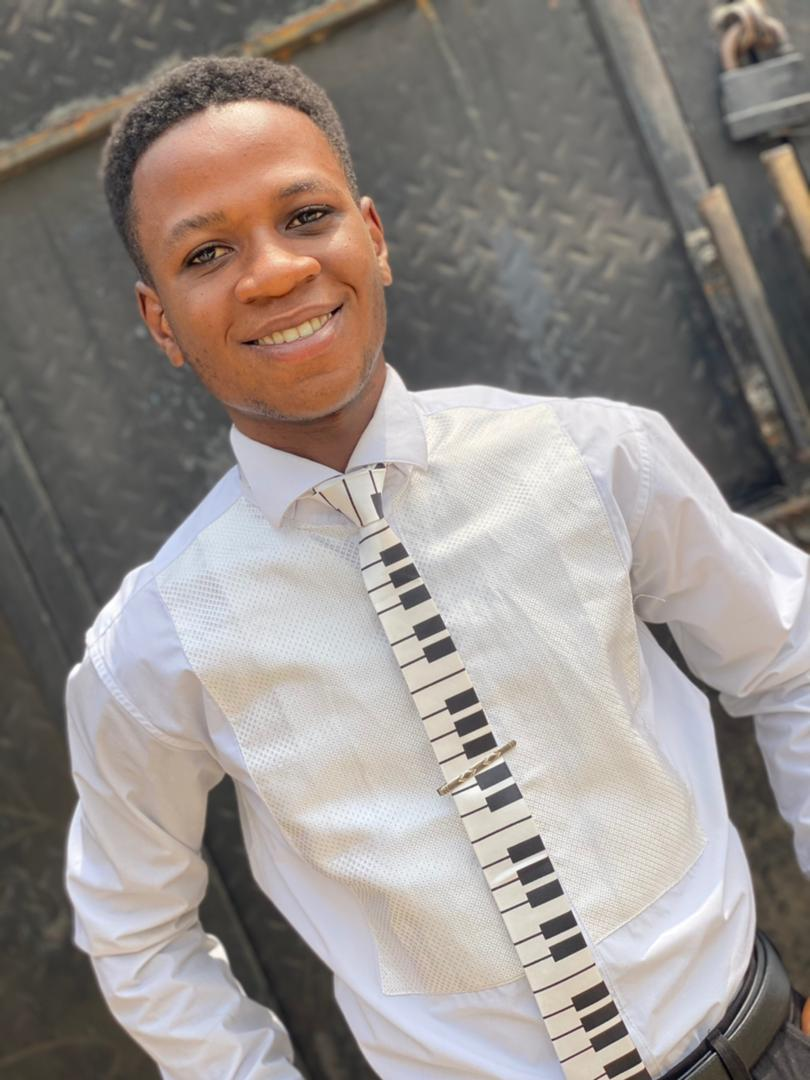
#> input picture images/akin.jpg, 810 x 1080 px, found by its file name
$ python 15_draw_contours.py
#> lines starting #> are read from the running program, lines starting #| are printed output that depends on the picture; after the words box and inside, x2 and y2 are one past the last pixel; in counts of white or black regions, pixels touching at a corner belong together
import cv2
import numpy as np

# read image
image = cv2.imread("images/akin.jpg")
#> image is the input picture: shape (1080, 810, 3); mean B, G, R 137.4, 141.6, 148.9

# create blank image
blank = np.zeros(image.shape, dtype="uint8")

# gray image
gray = cv2.cvtColor(image, cv2.COLOR_BGR2GRAY)
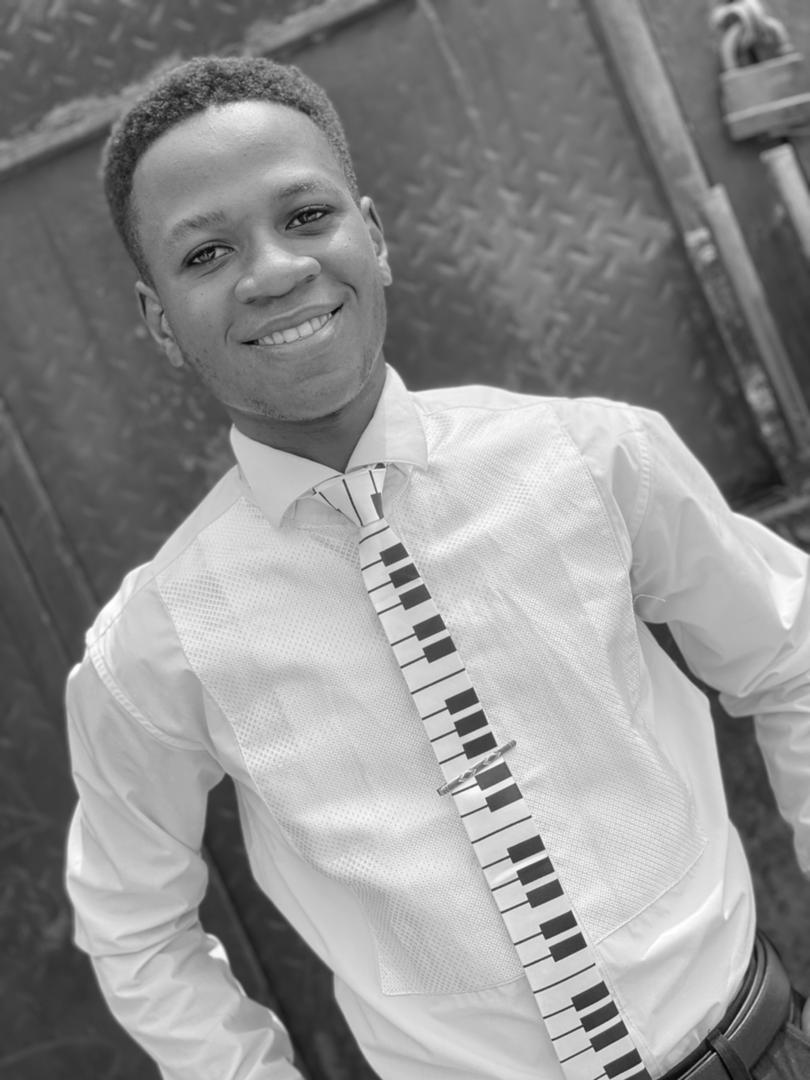
#> gray: shape (1080, 810); min 1, max 255, mean 143.3

# threshold image
ret, thres = cv2.threshold(gray, 125, 255, cv2.THRESH_BINARY)
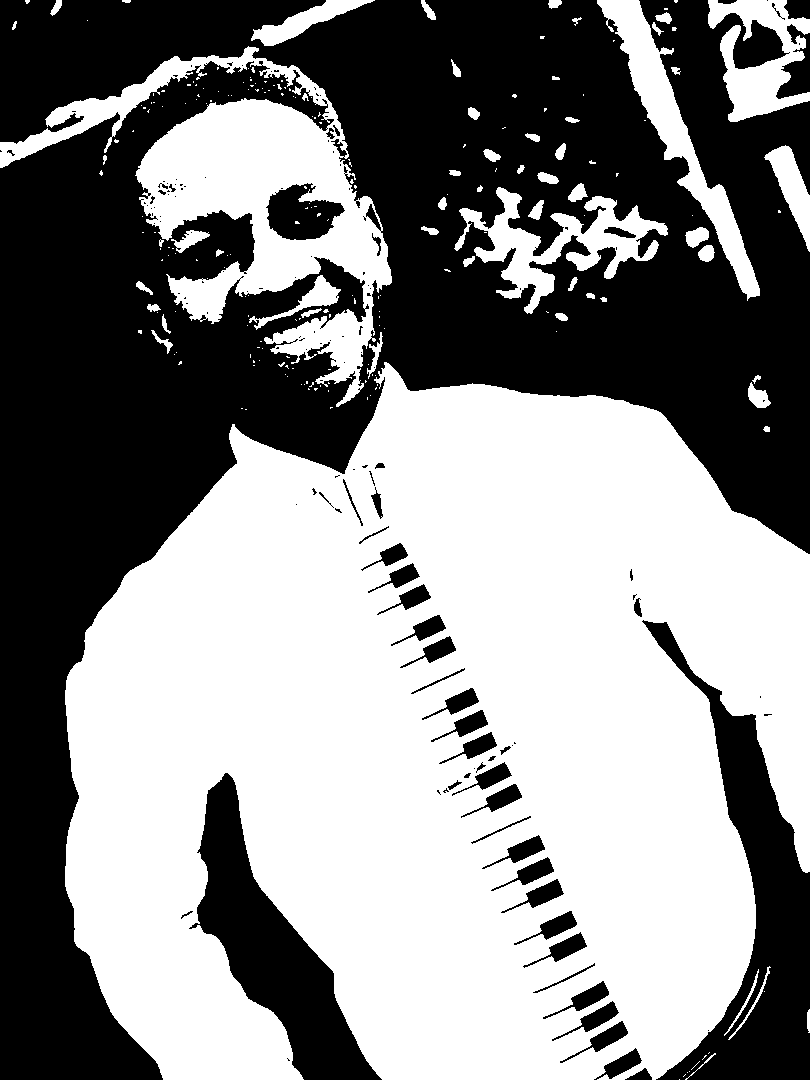
#> thres: shape (1080, 810); 53.6% white; 142 black regions (89 under 20 px)

# contours
contours, hierarchies = cv2.findContours(thres, cv2.RETR_LIST, cv2.CHAIN_APPROX_SIMPLE)
#> contours = 409 contours, 305 with area under 20; largest, box (x1, y1, x2, y2) and area: (65, 362, 810, 1080) 404390, (0, 46, 392, 407) 42134, (597, 0, 760, 301) 8258, (454, 187, 668, 314) 8014, (708, 0, 810, 122) 5910
print(f"{len(contours)} contour(s) found!!!")
#| 409 contour(s) found!!!

# draw contours on blank
cv2.drawContours(blank, contours, -1, (0,0,255), 2)
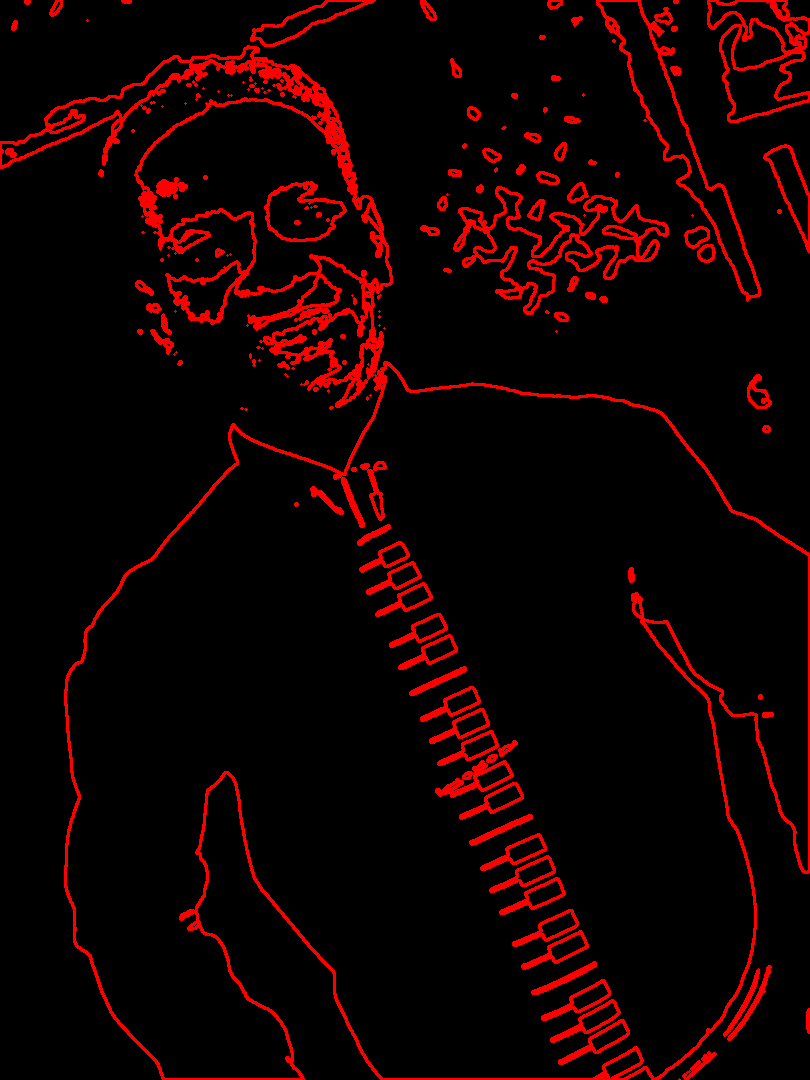
#> blank: shape (1080, 810, 3); mean of channels 0, 1, 2 0, 0, 18.5; drawn as B, G, R
cv2.imshow("Contours drawn", blank)

cv2.waitKey(0)

$ run again, with images/abis.jpg copied over images/akin.jpg
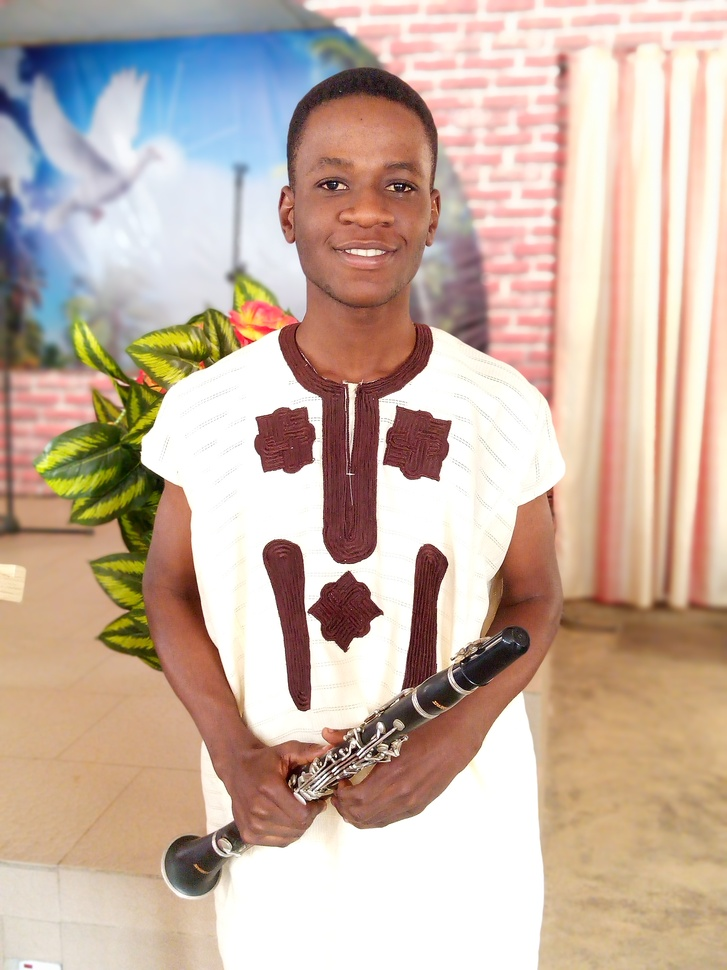
#> input picture images/abis.jpg, 727 x 970 px, shrunk from 2352 x 3136 before the run, found by its file name
#> image is the input picture: shape (970, 727, 3); mean B, G, R 163.5, 177.8, 199.8
#> `ret, thres = cv2.threshold(gray, 125, 255, cv2.THRESH_BINARY)`:
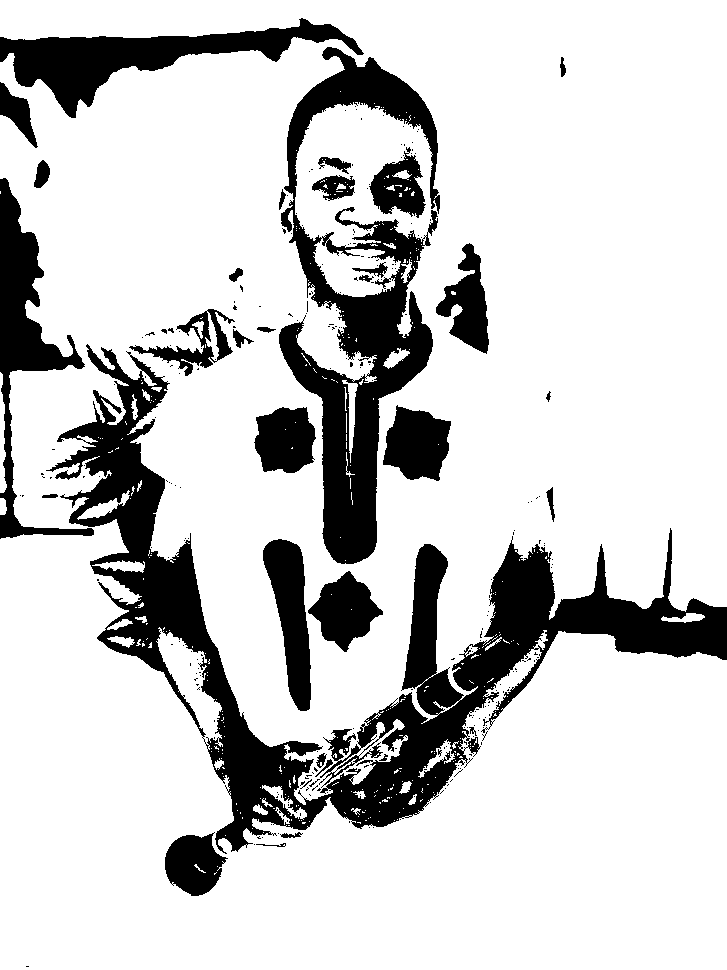
#> thres: shape (970, 727); 80.5% white; 273 black regions (241 under 20 px)
#> contours = 934 contours, 850 with area under 20; largest, box (x1, y1, x2, y2) and area: (0, 0, 727, 970) 621013, (278, 46, 441, 565) 30387, (262, 538, 312, 712) 4832, (401, 543, 449, 691) 3903, (382, 404, 452, 482) 3764
#| 934 contour(s) found!!!
#> `cv2.drawContours(blank, contours, -1, (0,0,255), 2)`:
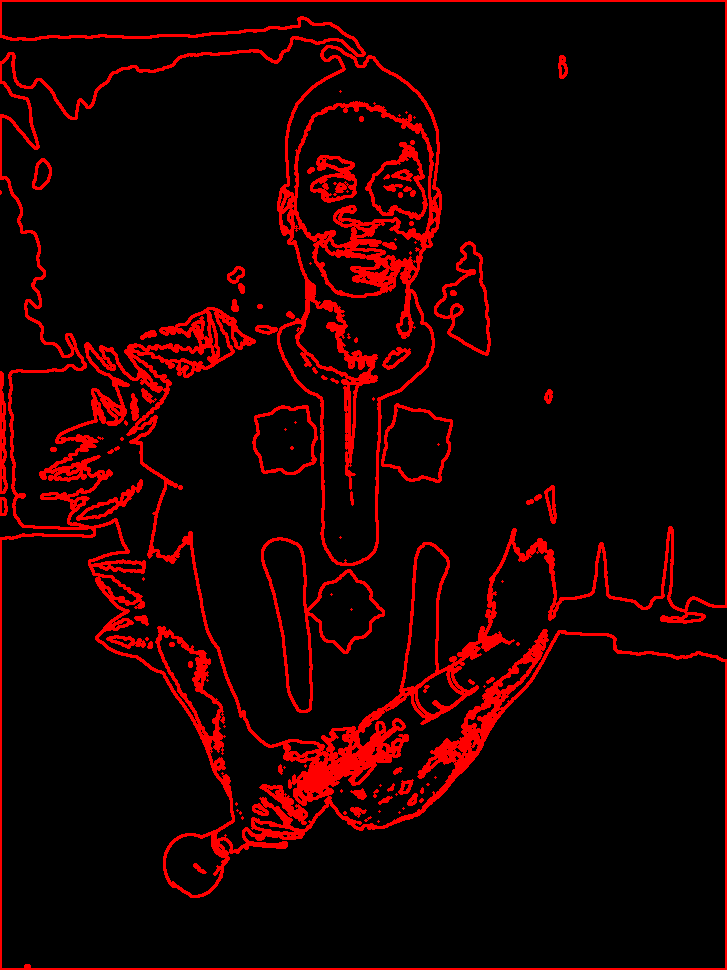
#> blank: shape (970, 727, 3); mean of channels 0, 1, 2 0, 0, 25.6; drawn as B, G, R
